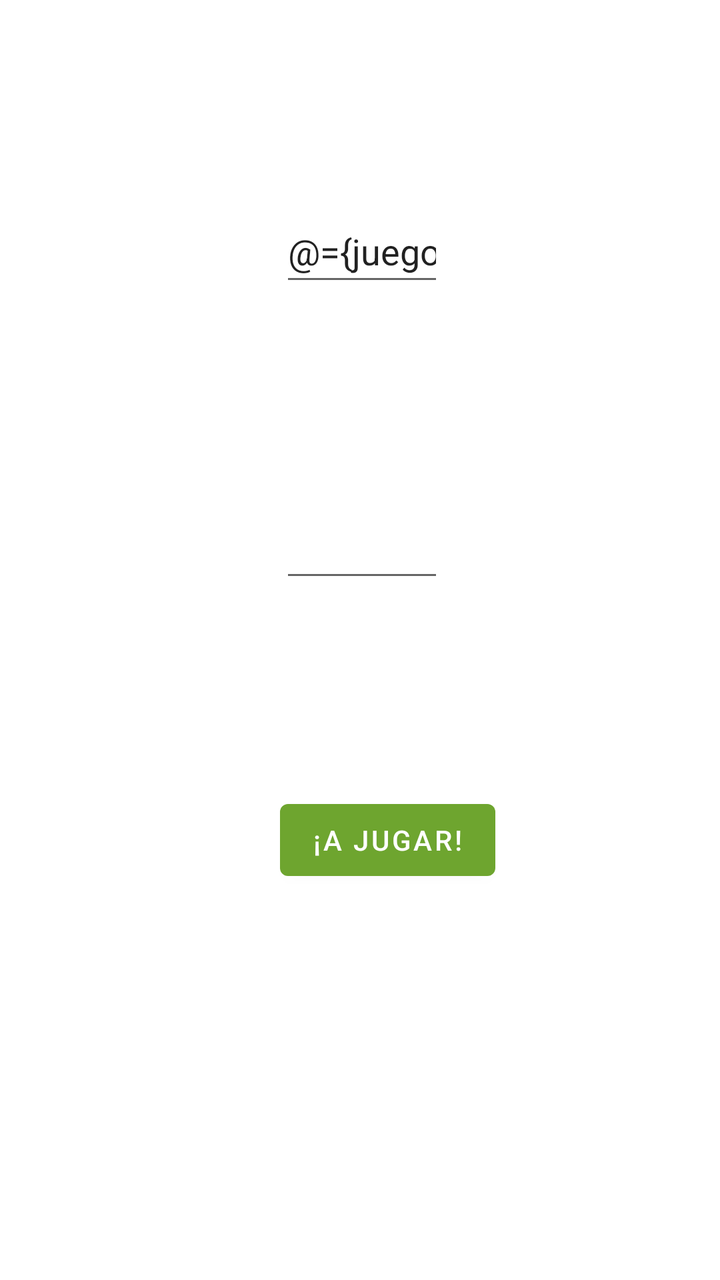
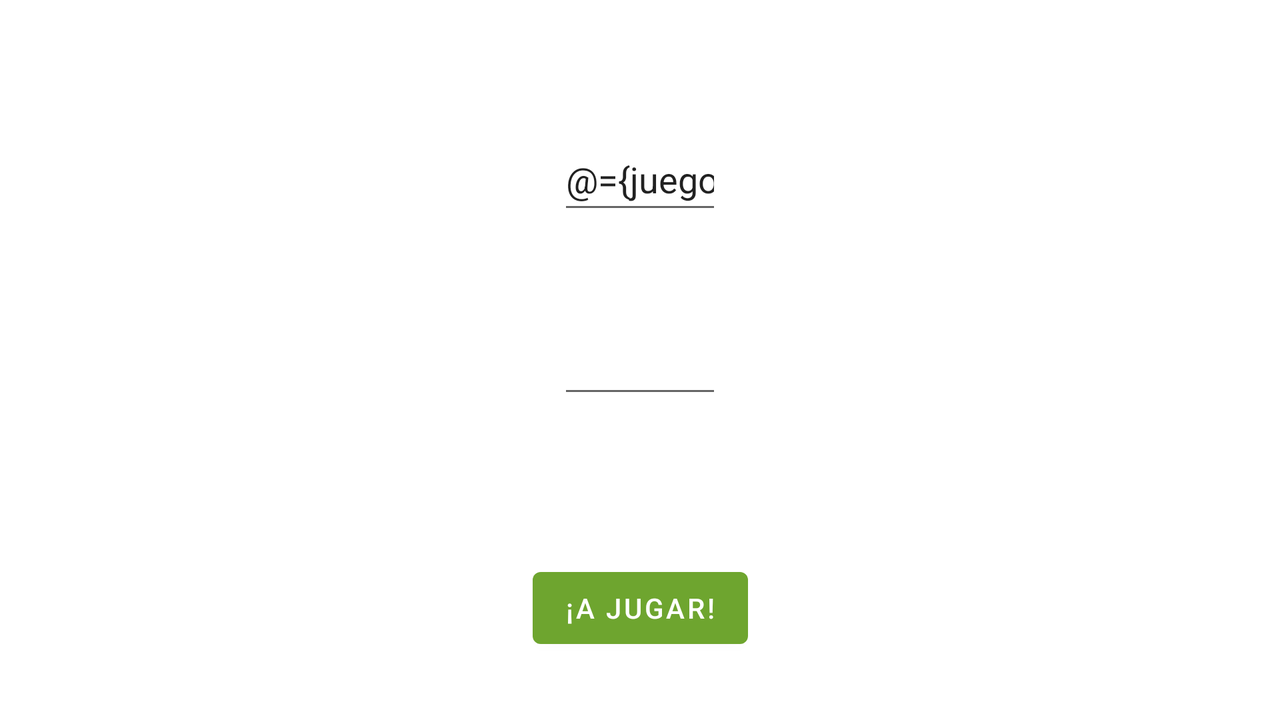

First picture: res/layout/ on a phone held upright. Second picture: the repository's own variant of that layout, on a device whose configuration matches the variant's folder. Source for both follows.
<!-- AndroidManifest.xml: application theme Theme.GuessNumberFragment -->
<!-- res/layout/fragment_config.xml -->
<?xml version="1.0" encoding="utf-8"?>
<layout xmlns:android="http://schemas.android.com/apk/res/android"
    xmlns:app="http://schemas.android.com/apk/res-auto"
    xmlns:tools="http://schemas.android.com/tools">

    <data>
        <variable
            name="juego"
            type="com.danicc.guessnumberfragment.data.Juego"/>
    </data>

    <androidx.constraintlayout.widget.ConstraintLayout
        android:layout_width="match_parent"
        android:layout_height="match_parent"
        tools:context=".ui.ConfigFragment">
        <EditText
            android:id="@+id/etNombreUser"
            android:layout_width="@dimen/etNombreUserwidth"
            android:layout_height="@dimen/etNombreUserHeight"
            android:layout_marginStart="@dimen/etNombreUserMarginStart"
            android:layout_marginTop="@dimen/etNombreUserMarginTop"
            android:text="@={juego.nombre}"
            android:importantForAutofill="no"
            android:inputType="text"
            android:minHeight="@dimen/etNombreUserHeight"
            android:textColorHint="@color/textcolorhint"
            app:layout_constraintStart_toStartOf="parent"
            app:layout_constraintTop_toTopOf="parent" />

        <EditText
            android:id="@+id/etIntentos"
            android:layout_width="@dimen/etNombreUserwidth"
            android:layout_height="@dimen/etNombreUserHeight"
            android:layout_marginStart="@dimen/etNombreUserMarginStart"
            android:layout_marginTop="@dimen/etNombreUserMarginTop"
            android:text="@{Integer.toString(juego.numeroIntentos)}"
            android:importantForAutofill="no"
            android:inputType="number"
            android:minHeight="@dimen/etNombreUserHeight"
            android:textColorHint="@color/textcolorhint"
            app:layout_constraintStart_toStartOf="parent"
            app:layout_constraintTop_toBottomOf="@+id/etNombreUser" />

        <Button
            android:id="@+id/btnJugar"
            android:layout_width="wrap_content"
            android:layout_height="wrap_content"
            android:layout_marginStart="@dimen/etNombreUserMarginStart"
            android:layout_marginTop="@dimen/etNombreUserMarginTop"
            android:text="@string/btnJugar"
            app:layout_constraintStart_toStartOf="parent"
            app:layout_constraintTop_toBottomOf="@+id/etIntentos" />
        />
    </androidx.constraintlayout.widget.ConstraintLayout>
</layout>
<!-- resources referenced by this layout -->
<resources>
  <color name="textcolorhint">#757575</color>
  <dimen name="etNombreUserHeight">48dp</dimen>
  <dimen name="etNombreUserMarginStart">140dp</dimen>
  <dimen name="etNombreUserMarginTop">100dp</dimen>
  <dimen name="etNombreUserwidth">82dp</dimen>
  <string name="btnJugar">¡A Jugar!</string>
  <style name="Theme.GuessNumberFragment" parent="Theme.MaterialComponents.DayNight.DarkActionBar">
          
          <item name="colorPrimary">@color/mio</item>
          <item name="colorPrimaryVariant">@color/purple_700</item>
          <item name="colorOnPrimary">@color/white</item>
          
          <item name="colorSecondary">@color/teal_200</item>
          <item name="colorSecondaryVariant">@color/teal_700</item>
          <item name="colorOnSecondary">@color/black</item>
          
          <item name="android:statusBarColor">?attr/colorPrimaryVariant</item>
          
      </style>
  <color name="mio">#6EA52F</color>
  <color name="purple_700">#FF3700B3</color>
  <color name="white">#FFFFFFFF</color>
  <color name="teal_200">#FF03DAC5</color>
  <color name="teal_700">#FF018786</color>
  <color name="black">#FF000000</color>
</resources>
<!-- res/layout-land/fragment_config.xml (the repository's variant of the layout above) -->
<!-- drawn on the phone turned sideways -->
<?xml version="1.0" encoding="utf-8"?>
<layout xmlns:android="http://schemas.android.com/apk/res/android"
    xmlns:app="http://schemas.android.com/apk/res-auto"
    xmlns:tools="http://schemas.android.com/tools">

    <data>
        <variable
            name="juego"
            type="com.danicc.guessnumberfragment.data.Juego"/>
    </data>

    <androidx.constraintlayout.widget.ConstraintLayout
        android:layout_width="match_parent"
        android:layout_height="match_parent"
        tools:context=".ui.ConfigFragment">

        <EditText
            android:id="@+id/etNombreUser"
            android:layout_width="@dimen/etNombreUserwidth"
            android:layout_height="@dimen/etNombreUserHeight"
            android:layout_marginTop="@dimen/etnombreusermargintopland"
            android:importantForAutofill="no"
            android:inputType="text"
            android:minHeight="@dimen/etnombreuserheigthland"
            android:text="@={juego.nombre}"
            android:textColorHint="@color/textcolorhint"
            app:layout_constraintEnd_toEndOf="parent"
            app:layout_constraintStart_toStartOf="parent"
            app:layout_constraintTop_toTopOf="parent" />

        <EditText
            android:id="@+id/etIntentos"
            android:layout_width="@dimen/etNombreUserwidth"
            android:layout_height="@dimen/etNombreUserHeight"
            android:layout_marginTop="@dimen/etintentosmargintopland"
            android:importantForAutofill="no"
            android:inputType="number"
            android:minHeight="@dimen/etNombreUserHeight"
            android:text="@{Integer.toString(juego.numeroIntentos)}"
            android:textColorHint="@color/textcolorhint"
            app:layout_constraintEnd_toEndOf="parent"
            app:layout_constraintStart_toStartOf="parent"
            app:layout_constraintTop_toBottomOf="@+id/etNombreUser" />

        <Button
            android:id="@+id/btnJugar"
            android:layout_width="wrap_content"
            android:layout_height="wrap_content"
            android:layout_marginTop="@dimen/btnjugarmargintop"
            android:text="@string/btnJugar"
            android:textColor="@color/white"
            app:layout_constraintBottom_toBottomOf="parent"
            app:layout_constraintEnd_toEndOf="parent"
            app:layout_constraintStart_toStartOf="parent"
            app:layout_constraintTop_toBottomOf="@+id/etIntentos" />
        />
    </androidx.constraintlayout.widget.ConstraintLayout>
</layout>
<!-- resources referenced by the variant -->
<!-- as the phone turned sideways resolves them -->
<resources>
  <color name="textcolorhint">#757575</color>
  <color name="white">#FFFFFFFF</color>
  <dimen name="btnjugarmargintop">44dp</dimen>
  <dimen name="etNombreUserHeight">48dp</dimen>
  <dimen name="etNombreUserwidth">82dp</dimen>
  <dimen name="etintentosmargintopland">44dp</dimen>
  <dimen name="etnombreuserheigthland">48dp</dimen>
  <dimen name="etnombreusermargintopland">64dp</dimen>
  <string name="btnJugar">¡A Jugar!</string>
  <style name="Theme.GuessNumberFragment" parent="Theme.MaterialComponents.DayNight.DarkActionBar">
          
          <item name="colorPrimary">@color/mio</item>
          <item name="colorPrimaryVariant">@color/purple_700</item>
          <item name="colorOnPrimary">@color/white</item>
          
          <item name="colorSecondary">@color/teal_200</item>
          <item name="colorSecondaryVariant">@color/teal_700</item>
          <item name="colorOnSecondary">@color/black</item>
          
          <item name="android:statusBarColor">?attr/colorPrimaryVariant</item>
          
      </style>
  <color name="mio">#6EA52F</color>
  <color name="purple_700">#FF3700B3</color>
  <color name="teal_200">#FF03DAC5</color>
  <color name="teal_700">#FF018786</color>
  <color name="black">#FF000000</color>
</resources>
